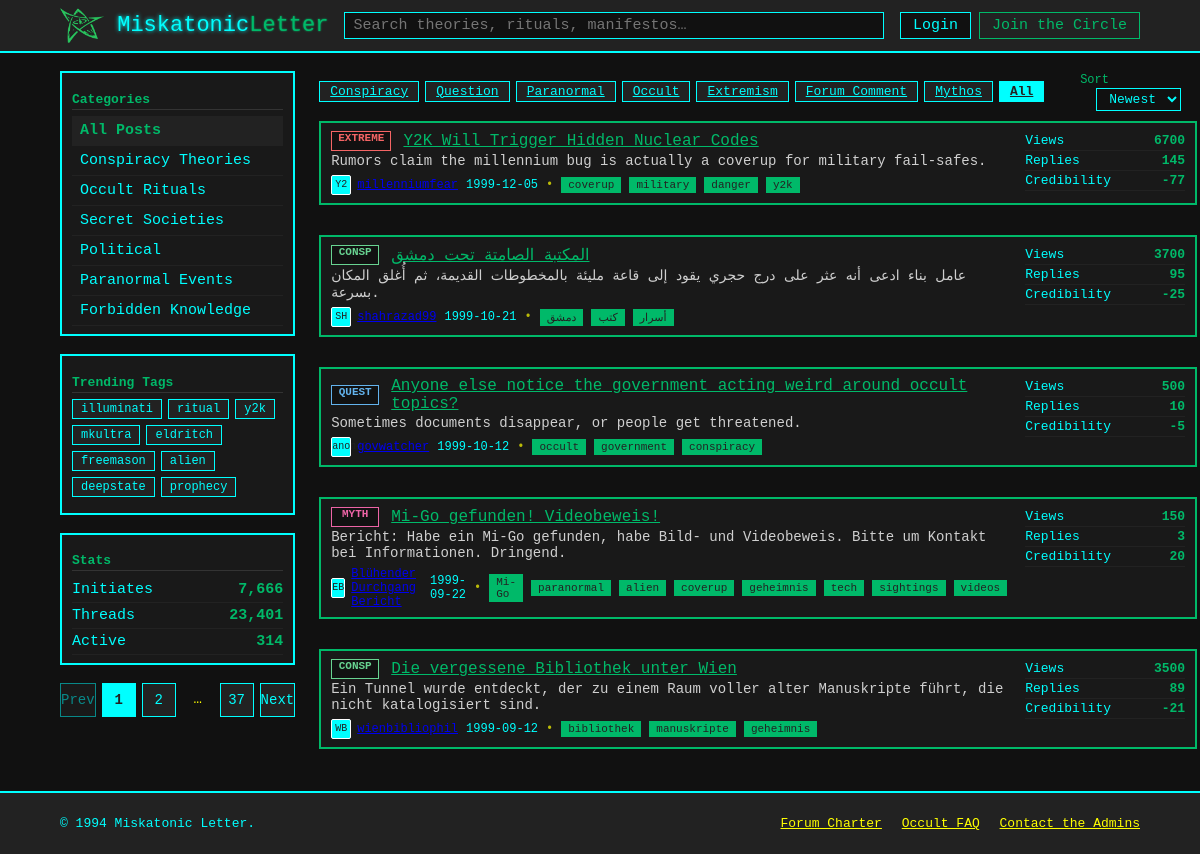
Screenshot of /Posts with the database file from the repository.
### db.py (models this page shows)
class Badges(Base):
    __tablename__    = "Badges"
    badge_id         = Column(Integer,primary_key=True)
    badge_title      = Column(String)
    badge_lable      = Column(String)

class Posts(Base):
    __tablename__    = "Posts"
    post_id          = Column(Integer,primary_key=True,index=True)
    post_title       = Column(String,nullable=False)
    post_exerpt      = Column(String)
    author_id        = Column(Integer,ForeignKey("Users.user_id"),nullable=False)
    post_date        = Column(Date)
    post_views       = Column(Integer,default=0)
    post_replies     = Column(Integer,default=0)
    post_credibility = Column(Integer,default=0)
    post_content     = Column(Text)
    badge_id         = Column(Integer,ForeignKey("Badges.badge_id"))

class Users(Base):
    __tablename__    = "Users"
    user_id          = Column(Integer,primary_key=True,index=True)
    user_avatar      = Column(String(2))
    user_name        = Column(String)
    user_password    = Column(String)

class Tags(Base):
    __tablename__    = "Tags"
    tag_id           = Column(Integer,primary_key=True,index=True)
    tag_lable        = Column(String)

### posts.py (the view)
@router.get("/Posts", response_class=HTMLResponse)
async def get_posts(
    request: Request,
    page: int = 1,
    q:str = "",
    sort:str = "newest",
    badge:str = "",
    db:Session = Depends(get_db)
):
    POSTS_PER_PAGE = 5
    POPULAR_BADGE_COUNT = 7
    posts = db.query(Posts)
    if badge:
        badge_query = db.query(Badges).filter(func.upper(Badges.badge_lable)==badge.upper()).first()
        if badge_query:
            posts = posts.filter(Posts.badge_id == badge_query.badge_id)
    if q:
        posts = posts.join(Users     , Posts.author_id   ==  Users.user_id     )\
                     .join(PostsTags , Posts.post_id     ==  PostsTags.post_id )\
                     .join(Tags      , PostsTags.tag_id  ==  Tags.tag_id       )\
        q_lower = f"%{q.lower()}%"
        posts = posts.filter(
            or_(
                Posts.post_title.ilike(q_lower),
                Posts.post_title.ilike(q_lower),
                Posts.post_content.ilike(q_lower),
                Users.user_name.ilike(q_lower),
                Tags.tag_lable.ilike(q_lower)
            )
        ).distinct()
    if   sort == "views":
        posts = posts.order_by(Posts.post_views.desc())
    elif sort == "newest":
        posts = posts.order_by(Posts.post_date.desc())
    total_posts = posts.count()
    total_pages = (total_posts + POSTS_PER_PAGE - 1) // POSTS_PER_PAGE
    page_posts  = posts.offset((page-1)*POSTS_PER_PAGE).limit(POSTS_PER_PAGE).all()
    serialized_posts = [serialize_post(post,db) for post in page_posts]
    popular_badges_query = db.query(Badges,func.count(Posts.post_id).label("post_count"))\
        .join(Posts,Badges.badge_id==Posts.badge_id)\
        .group_by(Badges.badge_id)\
        .order_by(desc("post_count"))\
        .limit(POPULAR_BADGE_COUNT)
    popular_badges = [serialize_badge(badge) for badge,_ in popular_badges_query]
    return templates.TemplateResponse(
        "index.html",
        {
            "request": request,
            "posts": serialized_posts,
            "badge": badge,
            "sort": sort,
            "page": page,
            "popular_badges":popular_badges,
            "total_pages": total_pages,
            "q":q
        }
    )

### templates/index.html (shortened to what this page needs)
<!doctype html>
<html lang="en">
<head>
  <link rel="stylesheet" href="{{ url_for('static', path='styles.css') }}" />
</head>
<body>
  <header class="topbar">
    <div class="container topbar__inner">
      <a class="brand" href="{{ url_for('get_posts') }}">
        <img src="{{ url_for('static', path='imgs/elder-sign.png') }}" alt="" class="brand__logo" aria-hidden="true">
        <span class="brand__name">Miskatonic<span class="accent">Letter</span></span>
      </a>
      <form class="search" action="{{ url_for('get_posts') }}" method="get" role="search">
        <input class="search__input" type="search" name="q" value="{{ q }}" placeholder="Search theories, rituals, manifestos…" aria-label="Search" />
      </form>
      <nav class="usernav" aria-label="User">
        <a class="btn btn--ghost" href="#">Login</a>
        <a class="btn btn--primary" href="#">Join the Circle</a>
      </nav>
    </div>
  </header>
  <main class="container layout">
    <aside class="sidebar">
      <section class="card">
        <h2 class="card__title">Categories</h2>
        <nav class="list list--links">
          <a href="#" class="list__item is-active">All Posts</a>
          <a href="#" class="list__item">Conspiracy Theories</a>
          <a href="#" class="list__item">Occult Rituals</a>
          <a href="#" class="list__item">Secret Societies</a>
          <a href="#" class="list__item">Political</a>
          <a href="#" class="list__item">Paranormal Events</a>
          <a href="#" class="list__item">Forbidden Knowledge</a>
        </nav>
      </section>
      <section class="card">
        <h2 class="card__title">Trending Tags</h2>
        <div class="tags">
          <a href="#" class="tag">illuminati</a>
          <a href="#" class="tag">ritual</a>
          <a href="#" class="tag">y2k</a>
          <a href="#" class="tag">mkultra</a>
          <a href="#" class="tag">eldritch</a>
          <a href="#" class="tag">freemason</a>
          <a href="#" class="tag">alien</a>
          <a href="#" class="tag">deepstate</a>
          <a href="#" class="tag">prophecy</a>
        </div>
      </section>
      <section class="card">
        <h2 class="card__title">Stats</h2>
        <ul class="meta">
          <li><span>Initiates</span><strong>7,666</strong></li>
          <li><span>Threads</span><strong>23,401</strong></li>
          <li><span>Active</span><strong>314</strong></li>
        </ul>
      </section>
              <nav class="pagination" aria-label="Pagination">
          {% set pages = [1] %}
          {% set pages = pages | unique | sort %}
          {% if page > 1 %}
            <a class="page" href="{{ url_for('get_posts') }}?page={{ page - 1 }}{% if q %}&q={{ q }}{% endif %}{% if badge %}&badge={{ badge }}{% endif %}{% if sort %}&sort={{ sort }}{% endif %}">Prev</a>
          {% else %}
            <span class="page is-disabled">Prev</span>
          {% endif %}
          {% for p in pages %}
          {% if p == page %}
            <span class="page is-current">{{ p }}</span>
          {% else %}
            <a class="page" href="{{ url_for('get_posts') }}?page={{ p }}{% if q %}&q={{ q }}{% endif %}{% if badge %}&badge={{ badge }}{% endif %}{% if sort %}&sort={{ sort }}{% endif %}">{{ p }}</a>
          {% endif %}
          {% if not loop.last and pages[loop.index] - p > 1 %}
            <span class="page page--dots">…</span>
          {% endif %}
          {% endfor %}
          {% if page < total_pages %}
            <a class="page" href="{{ url_for('get_posts') }}?page={{ page + 1 }}{% if q %}&q={{ q }}{% endif %}{% if badge %}&badge={{ badge }}{% endif %}{% if sort %}&sort={{ sort }}{% endif %}">Next</a>
          {% else %}
            <span class="page is-disabled">Next</span>
          {% endif %}
        </nav>
    </aside>
    <section class="content">
      <div class="bar">
        <div class="chips">
          {% for badge in popular_badges %}
            <a
              class="chip{% if request.query_params.get('badge') == badge.label %} is-selected{% endif %}"
              href="{{ url_for('get_posts') }}?badge={{ badge.label }}{% if q %}&q={{ q }}{% endif %}{% if sort %}&sort={{ sort }}{% endif %}"
            >{{ badge.title }}</a>
          {% endfor %}
          <a
            class="chip{% if not request.query_params.get('badge') %} is-selected{% endif %}"
            href="{{ url_for('get_posts') }}{% if q %}?q={{ q }}{% endif %}{% if page %}?page={{ page }}{% endif %}{% if sort %}&sort={{ sort }}{% endif %}"
          >All</a>
        </div>
        <div class="filters">
          <label class="select">
            <span class="select__label">Sort</span>
              <form class="search" action="{{ url_for('get_posts') }}" method="get" role="search">
                <select name="sort" onchange="this.form.submit()">
                  <option value="newest" {% if request.query_params.get('sort', 'newest') == 'newest' %}selected{% endif %}>Newest</option>
                </select>
              </form>
          </label>
        </div>
      </div>
      <div class="threads" role="feed" aria-busy="false">
        {% for post in posts %}
          <article class="thread card" role="article">
            <div class="thread__main">
              <div class="thread__row">
                <span class="badge badge--{{ post.badge.label }}" title="{{ post.badge.title }}">{{ post.badge.label }}</span>
                <a href="{{ url_for('get_post', id=post.id) }}" class="thread__title" data-id="{{ post.id }}">{{ post.title }}</a>
              </div>
              <p class="thread__excerpt">{{ post.exerpt }}</p>
              <div class="thread__meta">
                <span class="author">
                  <span class="avatar" aria-hidden="true">{{ post.author.avatar }}</span>
                  <a href="#" class="author__name">{{ post.author.name }}</a>
                </span>
                <time datetime="{{ post.date }}">{{ post.date }}</time>
                <span class="dot" aria-hidden="true">•</span>
                {% for tag in post.tags %}
                  <a href="#" class="tag">{{ tag }}</a>
                {% endfor %}
              </div>
            </div>
            <ul class="thread__stats">
              <li><span class="stat__label">Views</span><strong>{{ post.stats.views }}</strong></li>
              <li><span class="stat__label">Replies</span><strong>{{ post.stats.replies }}</strong></li>
              <li><span class="stat__label">Credibility</span><strong>{{ post.stats.credibility }}</strong></li>
            </ul>
          </article>
        {% endfor %}
        </div>
    </section>
  </main>
  <footer class="footer">
    <div class="container footer__inner">
      <p>© 1994 Miskatonic Letter.</p>
      <nav class="footer__links">
        <a href="#">Forum Charter</a>
        <a href="#">Occult FAQ</a>
        <a href="#">Contact the Admins</a>
      </nav>
    </div>
  </footer>
</body>
</html>

### rows the page displays
Badges: title "Conspiracy"
Badges: title "Question"
Badges: title "Paranormal"
Badges: title "Occult"
Badges: title "Extremism"
Badges: title "Forum Comment"
Badges: title "Mythos"
Posts: badge.label "EXTREME", title "Y2K Will Trigger Hidden Nuclear Codes", exerpt "Rumors claim the millennium bug is actually a coverup for military fail-safes.", author.avatar "Y2", date "1999-12-05", stats.views "6700", stats.replies "145", stats.credibility "-77"
Tags: tag_lable "coverup"
Tags: tag_lable "military"
Tags: tag_lable "danger"
Tags: tag_lable "y2k"
Posts: badge.label "CONSP", title "المكتبة الصامتة تحت دمشق", exerpt "عامل بناء ادعى أنه عثر على درج حجري يقود إلى قاعة مليئة بالمخطوطات القديمة، ثم أُغلق المكان بسرعة.", author.avatar "SH", date "1999-10-21", stats.views "3700", stats.replies "95", stats.credibility "-25"
Tags: tag_lable "دمشق"
Tags: tag_lable "كتب"
Tags: tag_lable "أسرار"
Posts: badge.label "QUEST", title "Anyone else notice the government acting weird around occult topics?", exerpt "Sometimes documents disappear, or people get threatened.", author.avatar "anon40", date "1999-10-12", stats.views "500", stats.replies "10", stats.credibility "-5"
Tags: tag_lable "occult"
Tags: tag_lable "government"
Tags: tag_lable "conspiracy"
Posts: badge.label "MYTH", title "Mi-Go gefunden! Videobeweis!", exerpt "Bericht: Habe ein Mi-Go gefunden, habe Bild- und Videobeweis. Bitte um Kontakt bei Informationen. Dringend.", author.avatar "EB", date "1999-09-22", stats.views "150", stats.replies "3", stats.credibility "20"
Tags: tag_lable "Mi-Go"
Tags: tag_lable "paranormal"
Tags: tag_lable "alien"
Tags: tag_lable "geheimnis"
Tags: tag_lable "tech"
Tags: tag_lable "sightings"
Tags: tag_lable "videos"
Posts: badge.label "CONSP", title "Die vergessene Bibliothek unter Wien", exerpt "Ein Tunnel wurde entdeckt, der zu einem Raum voller alter Manuskripte führt, die nicht katalogisiert sind.", author.avatar "WB", date "1999-09-12", stats.views "3500", stats.replies "89", stats.credibility "-21"
Tags: tag_lable "bibliothek"
Tags: tag_lable "manuskripte"

### other values shown
{{ p }} "1"
{{ p }} "2" "37"
